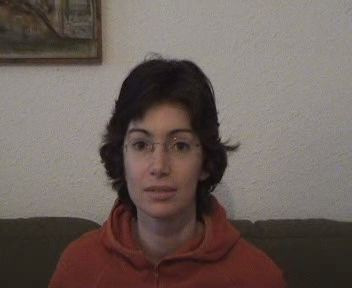
//> input picture data/FaceOcc1/img/0018.jpg, 352 x 288 px, given in place of 0001.jpg, which was not available
$ ./main   (built with g++ and OpenCV 4)
//> lines starting //> are read from the running program, lines starting //| are printed output that depends on the picture; pictures that were not available may be replaced by others from this repository, and a replacement may not be noted
//> further down, img is the input picture: 288 rows x 352 cols, CV_8UC3; mean B, G, R 90.8, 96.2, 108.6
### HaarFeature.hpp
//
//  HaarFeature.hpp
//  Struck
//
//  Created by Yuhang Ming on 07/05/2017.
//  Copyright © 2017 Yuhang Ming. All rights reserved.
//

#ifndef HaarFeature_hpp
#define HaarFeature_hpp

#include <stdio.h>
#include <vector>

#include "Rect.hpp"
#include "IntegImg.hpp"

class HaarFeature{
    std::vector<FloatRect> rects;
    std::vector<int> weights;

public:
    HaarFeature(const FloatRect& rect, int idt);
    int Eval(IntegImg integ_img);
};

#endif /* HaarFeature_hpp */

### IntegImg.hpp
//
//  IntegImg.hpp
//  Struck
//
//  Created by Yuhang Ming on 07/05/2017.
//  Copyright © 2017 Yuhang Ming. All rights reserved.
//

#ifndef IntegImg_hpp
#define IntegImg_hpp

#include <stdio.h>

#include "Rect.hpp"

#include <opencv/cv.h>
#include <eigen3/Eigen/Core>
#include <vector>

class IntegImg{
    int channel;
    std::vector<cv::Mat> imgs, integ_imgs;

public:
    IntegImg(const cv::Mat& img, bool color);
    int CalSum(const FloatRect& rect);
};


#endif /* IntegImg_hpp */

### Rect.hpp
//
//  Rect.hpp
//  Struck
//
//  Created by Yuhang Ming on 07/05/2017.
//  Copyright © 2017 Yuhang Ming. All rights reserved.
//

#ifndef Rect_hpp
#define Rect_hpp

#include <stdio.h>
#include <iostream>
#include <algorithm>

template<typename T>
class Rect{

    T x_min, y_min, width, height;

public:

    Rect(T x=0, T y=0, T w=0, T h=0){
        x_min = x;
        y_min = y;
        width = w;
        height = h;
    }

    T getX() const { return x_min; }
    T getY() const { return y_min; }
    T getWidth() const { return width; }
    T getHeight() const { return height; }

};

typedef Rect<float> FloatRect;


#endif /* Rect_hpp */

### HaarFeature.cpp
//
//  HaarFeature.cpp
//  Struck
//
//  Created by Yuhang Ming on 07/05/2017.
//  Copyright © 2017 Yuhang Ming. All rights reserved.
//

#include "HaarFeature.hpp"


HaarFeature::HaarFeature(const FloatRect& rect, int idt){

    switch (idt) {
        case 0:
            // horizontal edge feature
            rects.push_back(FloatRect(rect.getX(), rect.getY(), rect.getWidth(), rect.getHeight()/2));
            rects.push_back(FloatRect(rect.getX(), rect.getY()+rect.getHeight()/2, rect.getWidth(), rect.getHeight()/2));
            weights.push_back(1);
            weights.push_back(-1);
            break;

        case 1:
            // vertical edge feature
            rects.push_back(FloatRect(rect.getX(), rect.getY(), rect.getWidth()/2, rect.getHeight()));
            rects.push_back(FloatRect(rect.getX()+rect.getWidth()/2, rect.getY(), rect.getWidth()/2, rect.getHeight()));
            weights.push_back(1);
            weights.push_back(-1);
            break;

        case 2:
            // horizontal line feature
            rects.push_back(FloatRect(rect.getX(), rect.getY(), rect.getWidth(), rect.getHeight()/3));
            rects.push_back(FloatRect(rect.getX(), rect.getY()+rect.getHeight()/3, rect.getWidth(), rect.getHeight()/3));
            rects.push_back(FloatRect(rect.getX(), rect.getY()+rect.getHeight()*2/3, rect.getWidth(), rect.getHeight()/3));
            weights.push_back(1);
            weights.push_back(-2);
            weights.push_back(1);
            break;

        case 3:
            // vertical line feature
            rects.push_back(FloatRect(rect.getX(), rect.getY(), rect.getWidth(), rect.getHeight()/3));
            rects.push_back(FloatRect(rect.getX()+rect.getWidth()/3, rect.getY(), rect.getWidth()/3, rect.getHeight()));
            rects.push_back(FloatRect(rect.getX()+rect.getWidth()*2/3, rect.getY(), rect.getWidth()/3, rect.getHeight()));
            weights.push_back(1);
            weights.push_back(-2);
            weights.push_back(1);
            break;

        case 4:
            // diagonal feature
            rects.push_back(FloatRect(rect.getX(), rect.getY(), rect.getWidth()/2, rect.getHeight()/2));
            rects.push_back(FloatRect(rect.getX()+rect.getWidth()/2, rect.getY(), rect.getWidth()/2, rect.getHeight()/2));
            rects.push_back(FloatRect(rect.getX(), rect.getY()+rect.getHeight()/2, rect.getWidth()/2, rect.getHeight()/2));
            rects.push_back(FloatRect(rect.getX()+rect.getWidth()/2, rect.getY()+rect.getHeight()/2, rect.getWidth()/2, rect.getHeight()/2));
            weights.push_back(1);
            weights.push_back(-1);
            weights.push_back(1);
            weights.push_back(-1);
            break;

        case 5:
            // center surround feature
            rects.push_back(FloatRect(rect.getX(), rect.getY(), rect.getWidth(), rect.getHeight()));
            rects.push_back(FloatRect(rect.getX()+rect.getWidth()/4, rect.getY()+rect.getHeight()/4, rect.getWidth()/2, rect.getHeight()/2));
            weights.push_back(1);
            weights.push_back(-4);
            break;
    }

}

int HaarFeature::Eval(IntegImg integ_img){
    int num_rect = int(rects.size());
    int value = 0;

    for(int i = 0; i < num_rect; i++){
        value += weights[i] * integ_img.CalSum(rects[i]);
    }

    return value;
}

### IntegImg.cpp
//
//  IntegImg.cpp
//  Struck
//
//  Created by Yuhang Ming on 07/05/2017.
//  Copyright © 2017 Yuhang Ming. All rights reserved.
//

#include "IntegImg.hpp"
#include <opencv2/highgui.hpp>

using namespace cv;
using namespace std;

IntegImg::IntegImg(const Mat& img, bool color){
//> called with color = false

    channel = color? 3 : 1;

    // initiate the size of image vector
    for (int i=0; i<channel; i++){

        // original image
        imgs.push_back(Mat(img.rows, img.cols, CV_8UC1));

        // integral image
        integ_imgs.push_back(Mat(img.rows, img.cols, CV_32SC1));
    }

    // put original images into image vectors
    if (color){
        split(img, imgs);
    } else {

        if(img.channels() == 3){
            cvtColor(img, imgs[0], CV_RGB2GRAY);
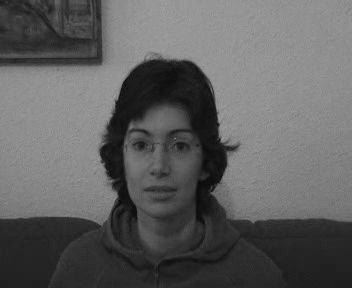
//> imgs[0]: 288 rows x 352 cols, CV_8UC1; min 3, max 163, mean 95.9
        }

        else if(img.channels() == 1){
            img.copyTo(imgs[0]);
        }

    }

    // compute the integral image
    for (int i=0; i<channel; i++){
        // every pixel is the integral of left and up image
        integral(imgs[i], integ_imgs[i]);
    }

}


int IntegImg::CalSum(const FloatRect& rect){

    int row = imgs[0].rows;
    int col = imgs[0].cols;
//    cout << integ_imgs.size() << endl;
    Mat my_int_img = integ_imgs[channel-1];

    int x_min = int(col * rect.getX());
    int y_min = int(row * rect.getY());
    int x_max = x_min + int(col * rect.getWidth());
    int y_max = y_min + int(row * rect.getHeight());

//    cout << x_min << " " << y_min << " " << x_max << " " << y_max<<endl;

    int A = my_int_img.at<int>(y_min, x_min);
    int B = my_int_img.at<int>(y_max, x_min);
    int C = my_int_img.at<int>(y_min, x_max);
    int D = my_int_img.at<int>(y_max, x_max);

    return D + A - B - C;
}

### main.cpp
//
//  main.cpp
//  Struck
//
//  Created by Yuhang Ming on 26/04/2017.
//  Copyright © 2017 Yuhang Ming. All rights reserved.
//

#include <iostream>
#include <opencv2/opencv.hpp>
#include <opencv2/highgui.hpp>
#include <string>


#include "Rect.hpp"
#include "IntegImg.hpp"
#include "HaarFeature.hpp"


using namespace cv;
using namespace std;

int main(int argc, const char * argv[]) {

//    load image
    Mat img = imread("/Users/Yohann/Documents/Xcode_C++/0001.jpg",1);
//    Mat img = imread("/Users/Yohann/Documents/Xcode_C++/img.jpg",1);
    if(!img.data){
        printf("No image data \n");
    }

// [13 lines of commented-out code are left out]
    bool color = false;
    IntegImg Int_Img(img, color);


    // 4x4 grid, 2 scales, 6 types
//    static const int feature_num = 192;
    vector<HaarFeature> haar_features;
    vector<float> haar_feature_val;
    float x[] = {0, 0.25, 0.5, 0.75};
    float y[] = {0, 0.25, 0.5, 0.75};
    float s[] = {0.125, 0.25};

    // 4x4 grid
    for(int idx = 0; idx < 4; idx++){
        for(int idy = 0; idy < 4; idy++){
            // 2 scales
            for(int ids = 0; ids < 2; ids++){
                // float rectangle
                FloatRect rect(x[idx], y[idy], s[ids], s[ids]);
                // 6 types
                for(int idt = 0; idt < 6; idt++){

                    HaarFeature my_feature = HaarFeature(rect, idt);
                    haar_features.push_back(my_feature);
                    haar_feature_val.push_back(my_feature.Eval(Int_Img));
//                    int pixel_sum = Int_Img.CalSum(rect);

                }
            }
        }
    }
//> after the loop, haar_features = 192 items; haar_feature_val = 192 values, max 191866 at index 129, min -309219 at index 115, mean 1968.6

    // display the feature values
    for(int i = 0; i < 192; i++){
        cout << haar_feature_val[i] << "    ";
    }
//> this loop made 192 passes
//| -5883    -347    -1560    313    -347    -339    -28402    -20362
//> (output is shown up to pass 8 of 192)
    cout << endl;
    // 2 scales on the 4x4 grid


    return 0;
}

$ run again, on data/FaceOcc1/img/0022.jpg
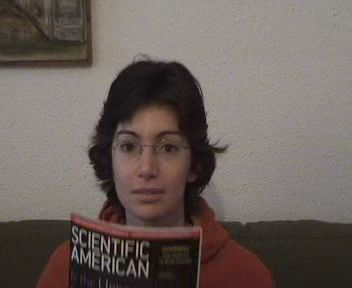
//> input picture data/FaceOcc1/img/0022.jpg, 352 x 288 px, given in place of 0001.jpg, which was not available
//> img is the input picture: 288 rows x 352 cols, CV_8UC3; mean B, G, R 92.2, 97.4, 107.7
//> in IntegImg, `cvtColor(img, imgs[0], CV_RGB2GRAY);`:
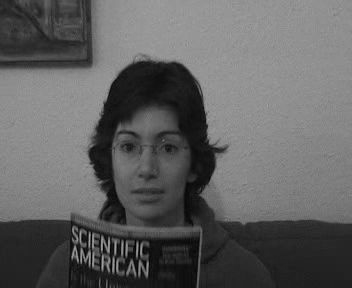
//> imgs[0]: 288 rows x 352 cols, CV_8UC1; min 0, max 169, mean 97
//> after the loop `for(int idx = 0; idx < 4; idx++)`: haar_features = 192 items; haar_feature_val = 192 values, max 131637 at index 71, min -251741 at index 127, mean -1882.8
//> the loop `for(int i = 0; i < 192; i++)` made 192 passes
//| -3891    -2741    4481    734    -2741
//> (output is shown up to pass 5 of 192)
